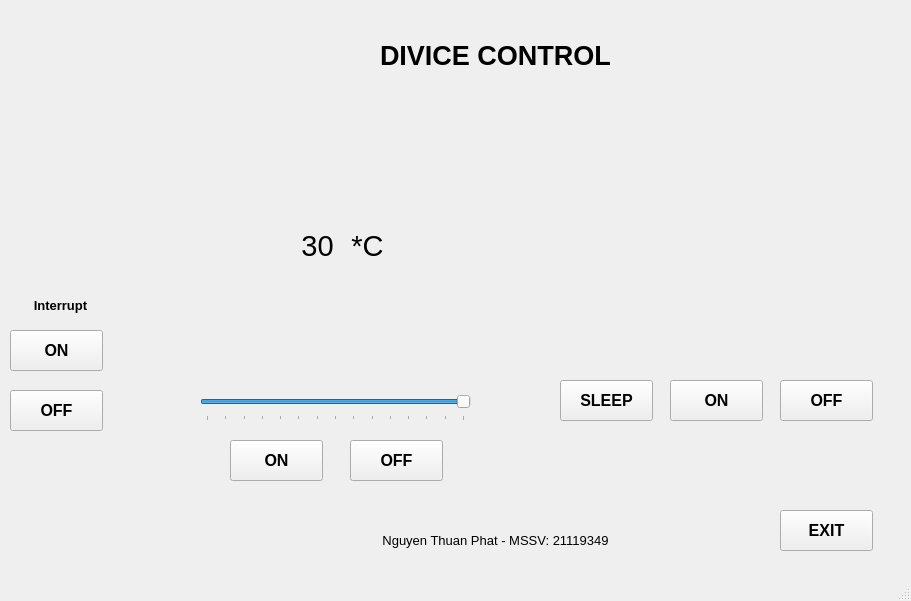
<?xml version="1.0" encoding="UTF-8"?>
<ui version="4.0">
 <class>MainWindow</class>
 <widget class="QMainWindow" name="MainWindow">
  <property name="geometry">
   <rect>
    <x>0</x>
    <y>0</y>
    <width>911</width>
    <height>601</height>
   </rect>
  </property>
  <property name="windowTitle">
   <string>MainWindow</string>
  </property>
  <property name="styleSheet">
   <string notr="true">background-image: url(:/background/background1.png);</string>
  </property>
  <widget class="QWidget" name="centralwidget">
   <widget class="QLabel" name="label">
    <property name="geometry">
     <rect>
      <x>330</x>
      <y>530</y>
      <width>331</width>
      <height>20</height>
     </rect>
    </property>
    <property name="font">
     <font>
      <pointsize>10</pointsize>
     </font>
    </property>
    <property name="text">
     <string>Nguyen Thuan Phat - MSSV: 21119349</string>
    </property>
    <property name="alignment">
     <set>Qt::AlignCenter</set>
    </property>
   </widget>
   <widget class="QLabel" name="label_lamp">
    <property name="geometry">
     <rect>
      <x>650</x>
      <y>190</y>
      <width>131</width>
      <height>121</height>
     </rect>
    </property>
    <property name="styleSheet">
     <string notr="true">image: url(:/myimage/lamp_off.png);</string>
    </property>
    <property name="text">
     <string/>
    </property>
   </widget>
   <widget class="QPushButton" name="btn_lamp_sleep">
    <property name="geometry">
     <rect>
      <x>560</x>
      <y>380</y>
      <width>93</width>
      <height>41</height>
     </rect>
    </property>
    <property name="font">
     <font>
      <pointsize>12</pointsize>
      <weight>75</weight>
      <bold>true</bold>
     </font>
    </property>
    <property name="styleSheet">
     <string notr="true">background-image: url(:/background/blue1.png);</string>
    </property>
    <property name="text">
     <string>SLEEP</string>
    </property>
   </widget>
   <widget class="QPushButton" name="btn_lamp_on">
    <property name="geometry">
     <rect>
      <x>670</x>
      <y>380</y>
      <width>93</width>
      <height>41</height>
     </rect>
    </property>
    <property name="font">
     <font>
      <pointsize>12</pointsize>
      <weight>75</weight>
      <bold>true</bold>
     </font>
    </property>
    <property name="styleSheet">
     <string notr="true">background-image: url(:/background/blue1.png);</string>
    </property>
    <property name="text">
     <string>ON</string>
    </property>
   </widget>
   <widget class="QPushButton" name="btn_lamp_off">
    <property name="geometry">
     <rect>
      <x>780</x>
      <y>380</y>
      <width>93</width>
      <height>41</height>
     </rect>
    </property>
    <property name="font">
     <font>
      <pointsize>12</pointsize>
      <weight>75</weight>
      <bold>true</bold>
     </font>
    </property>
    <property name="styleSheet">
     <string notr="true">background-image: url(:/background/blue1.png);</string>
    </property>
    <property name="text">
     <string>OFF</string>
    </property>
   </widget>
   <widget class="QSlider" name="number_slider">
    <property name="geometry">
     <rect>
      <x>200</x>
      <y>390</y>
      <width>271</width>
      <height>31</height>
     </rect>
    </property>
    <property name="styleSheet">
     <string notr="true"/>
    </property>
    <property name="minimum">
     <number>16</number>
    </property>
    <property name="maximum">
     <number>30</number>
    </property>
    <property name="singleStep">
     <number>1</number>
    </property>
    <property name="pageStep">
     <number>1</number>
    </property>
    <property name="sliderPosition">
     <number>30</number>
    </property>
    <property name="orientation">
     <enum>Qt::Horizontal</enum>
    </property>
    <property name="tickPosition">
     <enum>QSlider::TicksBelow</enum>
    </property>
    <property name="tickInterval">
     <number>1</number>
    </property>
   </widget>
   <widget class="QPushButton" name="btn_on_ac">
    <property name="geometry">
     <rect>
      <x>230</x>
      <y>440</y>
      <width>93</width>
      <height>41</height>
     </rect>
    </property>
    <property name="font">
     <font>
      <pointsize>12</pointsize>
      <weight>75</weight>
      <bold>true</bold>
     </font>
    </property>
    <property name="styleSheet">
     <string notr="true">background-image: url(:/background/blue1.png);</string>
    </property>
    <property name="text">
     <string>ON</string>
    </property>
   </widget>
   <widget class="QPushButton" name="btn_off_ac">
    <property name="geometry">
     <rect>
      <x>350</x>
      <y>440</y>
      <width>93</width>
      <height>41</height>
     </rect>
    </property>
    <property name="font">
     <font>
      <pointsize>12</pointsize>
      <weight>75</weight>
      <bold>true</bold>
     </font>
    </property>
    <property name="styleSheet">
     <string notr="true">background-image: url(:/background/blue1.png);</string>
    </property>
    <property name="text">
     <string>OFF</string>
    </property>
   </widget>
   <widget class="QLabel" name="label_3">
    <property name="geometry">
     <rect>
      <x>134</x>
      <y>190</y>
      <width>411</width>
      <height>191</height>
     </rect>
    </property>
    <property name="styleSheet">
     <string notr="true">image: url(:/myac/AC_off.png);</string>
    </property>
    <property name="text">
     <string/>
    </property>
   </widget>
   <widget class="QLabel" name="display_number">
    <property name="geometry">
     <rect>
      <x>290</x>
      <y>230</y>
      <width>55</width>
      <height>31</height>
     </rect>
    </property>
    <property name="font">
     <font>
      <pointsize>22</pointsize>
     </font>
    </property>
    <property name="styleSheet">
     <string notr="true">background-image: url(:/background/white.png);</string>
    </property>
    <property name="text">
     <string>30</string>
    </property>
    <property name="alignment">
     <set>Qt::AlignCenter</set>
    </property>
   </widget>
   <widget class="QLabel" name="label_5">
    <property name="geometry">
     <rect>
      <x>340</x>
      <y>230</y>
      <width>55</width>
      <height>31</height>
     </rect>
    </property>
    <property name="font">
     <font>
      <pointsize>22</pointsize>
     </font>
    </property>
    <property name="styleSheet">
     <string notr="true">background-image: url(:/background/white.png);</string>
    </property>
    <property name="text">
     <string>*C</string>
    </property>
    <property name="alignment">
     <set>Qt::AlignCenter</set>
    </property>
   </widget>
   <widget class="QLabel" name="label_6">
    <property name="geometry">
     <rect>
      <x>380</x>
      <y>30</y>
      <width>301</width>
      <height>51</height>
     </rect>
    </property>
    <property name="font">
     <font>
      <pointsize>20</pointsize>
      <weight>75</weight>
      <bold>true</bold>
     </font>
    </property>
    <property name="text">
     <string>DIVICE CONTROL</string>
    </property>
   </widget>
   <widget class="QPushButton" name="btn_off_all">
    <property name="geometry">
     <rect>
      <x>10</x>
      <y>390</y>
      <width>93</width>
      <height>41</height>
     </rect>
    </property>
    <property name="font">
     <font>
      <pointsize>12</pointsize>
      <weight>75</weight>
      <bold>true</bold>
     </font>
    </property>
    <property name="styleSheet">
     <string notr="true">background-image: url(:/background/blue1.png);</string>
    </property>
    <property name="text">
     <string>OFF</string>
    </property>
   </widget>
   <widget class="QPushButton" name="btn_on_all">
    <property name="geometry">
     <rect>
      <x>10</x>
      <y>330</y>
      <width>93</width>
      <height>41</height>
     </rect>
    </property>
    <property name="font">
     <font>
      <pointsize>12</pointsize>
      <weight>75</weight>
      <bold>true</bold>
     </font>
    </property>
    <property name="styleSheet">
     <string notr="true">background-image: url(:/background/blue1.png);</string>
    </property>
    <property name="text">
     <string>ON</string>
    </property>
   </widget>
   <widget class="QLabel" name="label_7">
    <property name="geometry">
     <rect>
      <x>20</x>
      <y>290</y>
      <width>81</width>
      <height>31</height>
     </rect>
    </property>
    <property name="font">
     <font>
      <pointsize>10</pointsize>
      <weight>75</weight>
      <bold>true</bold>
     </font>
    </property>
    <property name="text">
     <string>Interrupt</string>
    </property>
    <property name="alignment">
     <set>Qt::AlignCenter</set>
    </property>
   </widget>
   <widget class="QPushButton" name="btn_exit">
    <property name="geometry">
     <rect>
      <x>780</x>
      <y>510</y>
      <width>93</width>
      <height>41</height>
     </rect>
    </property>
    <property name="font">
     <font>
      <pointsize>12</pointsize>
      <weight>75</weight>
      <bold>true</bold>
     </font>
    </property>
    <property name="styleSheet">
     <string notr="true">background-image: url(:/background/blue1.png);</string>
    </property>
    <property name="text">
     <string>EXIT</string>
    </property>
   </widget>
   <widget class="QLabel" name="label_2">
    <property name="geometry">
     <rect>
      <x>0</x>
      <y>0</y>
      <width>201</width>
      <height>151</height>
     </rect>
    </property>
    <property name="styleSheet">
     <string notr="true">image: url(:/background/logo.png);</string>
    </property>
    <property name="text">
     <string/>
    </property>
   </widget>
  </widget>
  <widget class="QMenuBar" name="menubar">
   <property name="geometry">
    <rect>
     <x>0</x>
     <y>0</y>
     <width>911</width>
     <height>26</height>
    </rect>
   </property>
  </widget>
  <widget class="QStatusBar" name="statusbar"/>
 </widget>
 <resources>
  <include location="image.qrc"/>
  <include location="ac.qrc"/>
  <include location="background.qrc"/>
 </resources>
 <connections/>
</ui>
